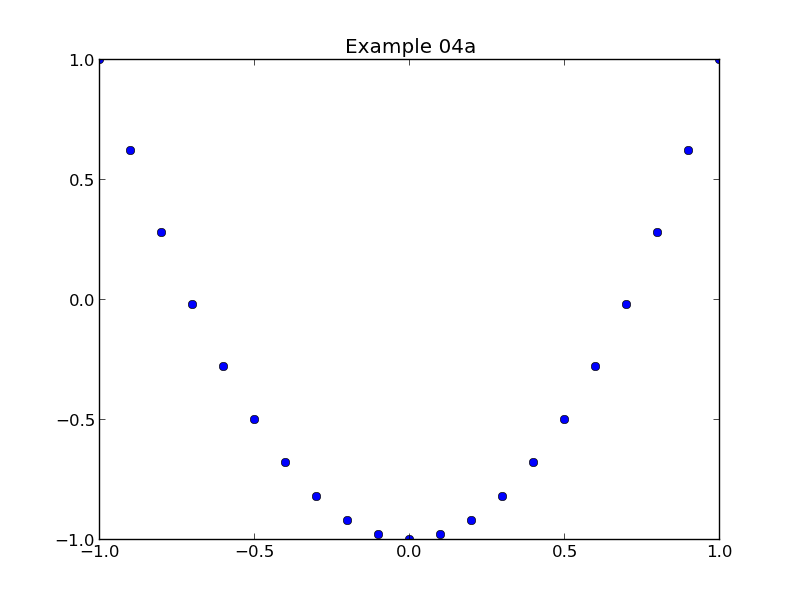

Generate this figure with Python:
import matplotlib.pyplot as pyplot

# Get some data to plot
import plotdata
x = plotdata.data04x
y = plotdata.data04yb

# Plot y against x
pyplot.plot(x, y, linestyle='', marker='o')

# Set a title
pyplot.title('Example 04a')

pyplot.savefig('example04a.png')
